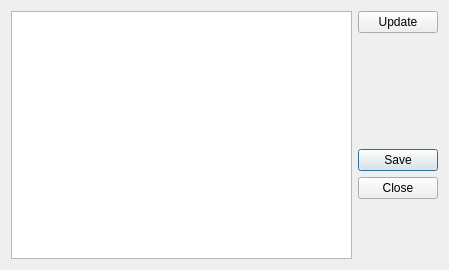
<?xml version="1.0" encoding="UTF-8"?>
<ui version="4.0">
 <class>MonitorWidget</class>
 <widget class="QWidget" name="MonitorWidget">
  <property name="geometry">
   <rect>
    <x>0</x>
    <y>0</y>
    <width>449</width>
    <height>270</height>
   </rect>
  </property>
  <property name="windowTitle">
   <string>List of Monitors</string>
  </property>
  <layout class="QHBoxLayout">
   <item>
    <widget class="TableView" name="mtab"/>
   </item>
   <item>
    <layout class="QVBoxLayout">
     <item>
      <widget class="QPushButton" name="btn_update">
       <property name="text">
        <string>Update</string>
       </property>
      </widget>
     </item>
     <item>
      <spacer>
       <property name="orientation">
        <enum>Qt::Vertical</enum>
       </property>
       <property name="sizeHint" stdset="0">
        <size>
         <width>20</width>
         <height>40</height>
        </size>
       </property>
      </spacer>
     </item>
     <item>
      <widget class="QDialogButtonBox" name="std_buttons">
       <property name="orientation">
        <enum>Qt::Vertical</enum>
       </property>
       <property name="standardButtons">
        <set>QDialogButtonBox::Close|QDialogButtonBox::Save</set>
       </property>
      </widget>
     </item>
    </layout>
   </item>
  </layout>
 </widget>
 <customwidgets>
  <customwidget>
   <class>TableView</class>
   <extends>QTableView</extends>
   <header>madgui/widget/tableview.h</header>
  </customwidget>
 </customwidgets>
 <resources/>
 <connections/>
</ui>
